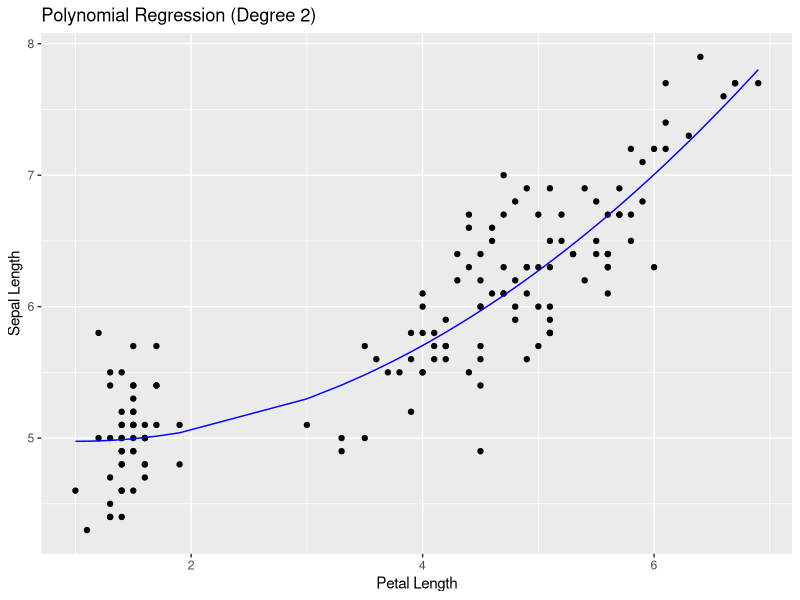

This figure's R source:
#polynomial regression in R
#Polynomial regression is a type of regression analysis in which the relationship between the independent variable (predictor) and the dependent variable (response) is modeled as an n-th degree polynomial.

# Load necessary library
library(ggplot2)

# Load the iris dataset
data(iris)

# Fit a polynomial regression model with degree 2 (quadratic)
model <- lm(Sepal.Length ~ poly(Petal.Length, 2), data = iris)

# Summarize the model
summary(model)

# Predict using the model
iris$predicted_sepal_length <- predict(model, newdata = iris)

# Plot the data and the fitted polynomial regression curve
ggplot(iris, aes(x = Petal.Length, y = Sepal.Length)) +
  geom_point() + 
  geom_line(aes(x = Petal.Length, y = predicted_sepal_length), color = "blue") +
  labs(title = "Polynomial Regression (Degree 2)", x = "Petal Length", y = "Sepal Length")


